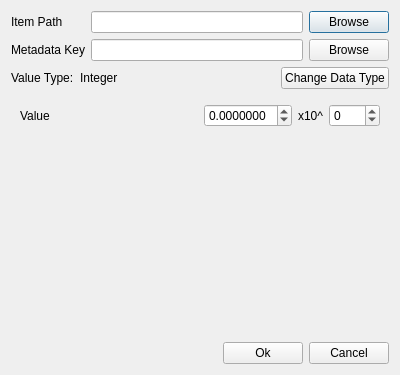
<?xml version="1.0" encoding="UTF-8"?>
<ui version="4.0">
 <class>Dialog</class>
 <widget class="QDialog" name="Dialog">
  <property name="geometry">
   <rect>
    <x>0</x>
    <y>0</y>
    <width>400</width>
    <height>375</height>
   </rect>
  </property>
  <property name="windowTitle">
   <string>Edit Metadata</string>
  </property>
  <layout class="QVBoxLayout" name="verticalLayout_5">
   <item>
    <layout class="QHBoxLayout" name="horizontalLayout_4">
     <item>
      <layout class="QVBoxLayout" name="verticalLayout">
       <item>
        <widget class="QLabel" name="label_2">
         <property name="text">
          <string>Item Path</string>
         </property>
        </widget>
       </item>
       <item>
        <widget class="QLabel" name="label">
         <property name="text">
          <string>Metadata Key</string>
         </property>
        </widget>
       </item>
      </layout>
     </item>
     <item>
      <layout class="QVBoxLayout" name="verticalLayout_2">
       <item>
        <widget class="QLineEdit" name="lineEdit_item_path"/>
       </item>
       <item>
        <widget class="QLineEdit" name="lineEdit_meta_key"/>
       </item>
      </layout>
     </item>
     <item>
      <layout class="QVBoxLayout" name="verticalLayout_3">
       <item>
        <widget class="QPushButton" name="pushButton_browse_item_path">
         <property name="text">
          <string>Browse</string>
         </property>
        </widget>
       </item>
       <item>
        <widget class="QPushButton" name="pushButton_browse_meta_key">
         <property name="text">
          <string>Browse</string>
         </property>
        </widget>
       </item>
      </layout>
     </item>
    </layout>
   </item>
   <item>
    <layout class="QHBoxLayout" name="horizontalLayout">
     <item>
      <widget class="QLabel" name="label_7">
       <property name="text">
        <string>Value Type:</string>
       </property>
      </widget>
     </item>
     <item>
      <widget class="QLabel" name="label_current_dtype">
       <property name="text">
        <string>Integer</string>
       </property>
      </widget>
     </item>
     <item>
      <spacer name="horizontalSpacer">
       <property name="orientation">
        <enum>Qt::Horizontal</enum>
       </property>
       <property name="sizeHint" stdset="0">
        <size>
         <width>40</width>
         <height>20</height>
        </size>
       </property>
      </spacer>
     </item>
     <item>
      <widget class="QPushButton" name="pushButton_change_dtype">
       <property name="text">
        <string>Change Data Type</string>
       </property>
      </widget>
     </item>
    </layout>
   </item>
   <item>
    <widget class="QStackedWidget" name="stackedWidget_set_value">
     <property name="currentIndex">
      <number>1</number>
     </property>
     <widget class="QWidget" name="page_edit_integer">
      <layout class="QVBoxLayout" name="verticalLayout_4">
       <item>
        <layout class="QHBoxLayout" name="horizontalLayout_2">
         <item>
          <widget class="QLabel" name="label_3">
           <property name="text">
            <string>Value</string>
           </property>
          </widget>
         </item>
         <item>
          <spacer name="horizontalSpacer_2">
           <property name="orientation">
            <enum>Qt::Horizontal</enum>
           </property>
           <property name="sizeHint" stdset="0">
            <size>
             <width>40</width>
             <height>20</height>
            </size>
           </property>
          </spacer>
         </item>
         <item>
          <widget class="QSpinBox" name="spinBox_edit_integer">
           <property name="minimum">
            <number>-2147483468</number>
           </property>
           <property name="maximum">
            <number>2147483467</number>
           </property>
          </widget>
         </item>
        </layout>
       </item>
       <item>
        <spacer name="verticalSpacer">
         <property name="orientation">
          <enum>Qt::Vertical</enum>
         </property>
         <property name="sizeHint" stdset="0">
          <size>
           <width>20</width>
           <height>180</height>
          </size>
         </property>
        </spacer>
       </item>
      </layout>
     </widget>
     <widget class="QWidget" name="page_edit_float">
      <layout class="QVBoxLayout" name="verticalLayout_6">
       <item>
        <layout class="QHBoxLayout" name="horizontalLayout_5">
         <item>
          <widget class="QLabel" name="label_4">
           <property name="text">
            <string>Value</string>
           </property>
          </widget>
         </item>
         <item>
          <spacer name="horizontalSpacer_4">
           <property name="orientation">
            <enum>Qt::Horizontal</enum>
           </property>
           <property name="sizeHint" stdset="0">
            <size>
             <width>40</width>
             <height>20</height>
            </size>
           </property>
          </spacer>
         </item>
         <item>
          <widget class="QDoubleSpinBox" name="doubleSpinBox_float_decimal">
           <property name="decimals">
            <number>7</number>
           </property>
           <property name="minimum">
            <double>-9.999999000000001</double>
           </property>
           <property name="maximum">
            <double>9.999999000000001</double>
           </property>
          </widget>
         </item>
         <item>
          <widget class="QLabel" name="label_5">
           <property name="text">
            <string>x10^</string>
           </property>
          </widget>
         </item>
         <item>
          <widget class="QSpinBox" name="spinBox_float_exp">
           <property name="minimum">
            <number>-307</number>
           </property>
           <property name="maximum">
            <number>307</number>
           </property>
          </widget>
         </item>
        </layout>
       </item>
       <item>
        <spacer name="verticalSpacer_2">
         <property name="orientation">
          <enum>Qt::Vertical</enum>
         </property>
         <property name="sizeHint" stdset="0">
          <size>
           <width>20</width>
           <height>180</height>
          </size>
         </property>
        </spacer>
       </item>
      </layout>
     </widget>
     <widget class="QWidget" name="page_edit_string">
      <layout class="QVBoxLayout" name="verticalLayout_7">
       <item>
        <widget class="QLabel" name="label_6">
         <property name="text">
          <string>Value</string>
         </property>
        </widget>
       </item>
       <item>
        <widget class="QPlainTextEdit" name="plainTextEdit_edit_string"/>
       </item>
      </layout>
     </widget>
    </widget>
   </item>
   <item>
    <layout class="QHBoxLayout" name="horizontalLayout_3">
     <item>
      <spacer name="horizontalSpacer_3">
       <property name="orientation">
        <enum>Qt::Horizontal</enum>
       </property>
       <property name="sizeHint" stdset="0">
        <size>
         <width>40</width>
         <height>20</height>
        </size>
       </property>
      </spacer>
     </item>
     <item>
      <widget class="QPushButton" name="pushButton_ok">
       <property name="text">
        <string>Ok</string>
       </property>
      </widget>
     </item>
     <item>
      <widget class="QPushButton" name="pushButton_cancel">
       <property name="text">
        <string>Cancel</string>
       </property>
      </widget>
     </item>
    </layout>
   </item>
  </layout>
 </widget>
 <resources/>
 <connections/>
</ui>
